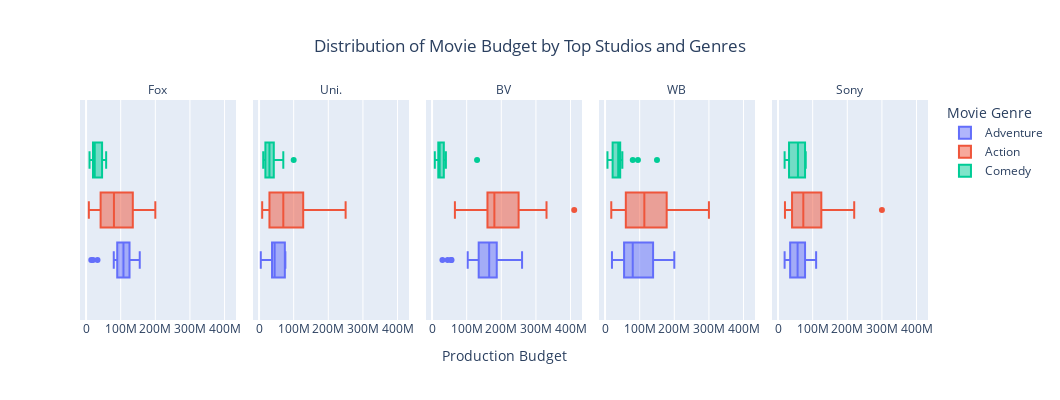

The notebook cell saved with this chart:
### Code cell
#Create a box plot with Ploty which highlights the distribution of movie budget \
#produced by top genres and top studios

fig = px.box(data_frame = top_genres, x= 'production_budget', color = 'genre_1', facet_col = 'studio',
                title = "Distribution of Movie Budget by Top Studios and Genres",
                width=1060, height=400, facet_col_wrap=5,
                labels = {'production_budget': 'Production Budget', 'production_budget': 'Production Budget', 
                          'production_budget': 'Production Budget', 'genre_1': 'Movie Genre'})
             
fig.for_each_annotation(lambda a: a.update(text=a.text.split("=")[1]))
fig.update_layout(xaxis_title='Production Budget',
    title={
        'y':0.9,
        'x':0.5,
        'xanchor': 'center',
        'yanchor': 'top'})

fig['layout']['xaxis1']['title']['text'] = ''
fig['layout']['xaxis2']['title']['text'] = ''
fig['layout']['xaxis4']['title']['text'] = ''
fig['layout']['xaxis5']['title']['text'] = ''


fig.show()

### Figure 1 — Plotly figure (JSON) as saved in the notebook; plotly's stock layout.template omitted (floating-point values rounded to 4 significant figures)
{"data": [{"alignmentgroup": "True", "hovertemplate": "Movie Genre=Adventure<br>studio=Fox<br>Production Budget=%{x}<extra></extra>", "legendgroup": "Adventure", "marker": {"color": "#636efa"}, "name": "Adventure", "notched": false, "offsetgroup": "Adventure", "orientation": "h", "showlegend": true, "type": "box", "x": [91000000, 120000000, 15000000, 100000000, 145000000, 155000000, 20000000, 112000000, 90000000, 125000000, 80000000, 95000000, 125000000, 90000000, 135000000, 132000000, 130000000, 99000000, 127000000, 33000000, 90000000, 111000000, 105000000, 108000000, 125000000], "x0": " ", "xaxis": "x", "y0": " ", "yaxis": "y"}, {"alignmentgroup": "True", "hovertemplate": "Movie Genre=Adventure<br>studio=Uni.<br>Production Budget=%{x}<extra></extra>", "legendgroup": "Adventure", "marker": {"color": "#636efa"}, "name": "Adventure", "notched": false, "offsetgroup": "Adventure", "orientation": "h", "showlegend": false, "type": "box", "x": [30000000, 40000000, 40000000, 50000000, 63000000, 76000000, 35000000, 40000000, 74000000, 75000000, 75000000, 5000000], "x0": " ", "xaxis": "x2", "y0": " ", "yaxis": "y2"}, {"alignmentgroup": "True", "hovertemplate": "Movie Genre=Adventure<br>studio=BV<br>Production Budget=%{x}<extra></extra>", "legendgroup": "Adventure", "marker": {"color": "#636efa"}, "name": "Adventure", "notched": false, "offsetgroup": "Adventure", "orientation": "h", "showlegend": false, "type": "box", "x": [260000000, 200000000, 45000000, 200000000, 185000000, 150000000, 30000000, 200000000, 103000000, 165000000, 187500000, 175000000, 56200000, 200000000, 55000000, 150000000, 175000000, 170000000, 150000000, 150000000, 175000000, 140000000, 132900000], "x0": " ", "xaxis": "x3", "y0": " ", "yaxis": "y3"}, {"alignmentgroup": "True", "hovertemplate": "Movie Genre=Adventure<br>studio=WB<br>Production Budget=%{x}<extra></extra>", "legendgroup": "Adventure", "marker": {"color": "#636efa"}, "name": "Adventure", "notched": false, "offsetgroup": "Adventure", "orientation": "h", "showlegend": false, "type": "box", "x": [65000000, 20000000, 80000000, 135000000, 25000000, 150000000, 200000000, 70000000, 80000000], "x0": " ", "xaxis": "x4", "y0": " ", "yaxis": "y4"}, {"alignmentgroup": "True", "hovertemplate": "Movie Genre=Adventure<br>studio=Sony<br>Production Budget=%{x}<extra></extra>", "legendgroup": "Adventure", "marker": {"color": "#636efa"}, "name": "Adventure", "notched": false, "offsetgroup": "Adventure", "orientation": "h", "showlegend": false, "type": "box", "x": [110000000, 58000000, 85000000, 55000000, 19000000, 78000000, 110000000, 60000000, 25000000, 20000000, 50000000, 50000000, 65000000, 35000000], "x0": " ", "xaxis": "x5", "y0": " ", "yaxis": "y5"}, {"alignmentgroup": "True", "hovertemplate": "Movie Genre=Action<br>studio=Fox<br>Production Budget=%{x}<extra></extra>", "legendgroup": "Action", "marker": {"color": "#EF553B"}, "name": "Action", "notched": false, "offsetgroup": "Action", "orientation": "h", "showlegend": true, "type": "box", "x": [110000000, 95000000, 135000000, 58000000, 12500000, 160000000, 55000000, 93000000, 45000000, 40000000, 115000000, 58000000, 32000000, 120000000, 140000000, 65000000, 92000000, 67500000, 165000000, 35000000, 145000000, 135000000, 34000000, 200000000, 38000000, 170000000, 140000000, 42000000, 43000000, 35000000, 69000000, 178000000, 152000000, 61000000, 34000000, 8000000, 104000000, 110000000], "x0": " ", "xaxis": "x", "y0": " ", "yaxis": "y"}, {"alignmentgroup": "True", "hovertemplate": "Movie Genre=Action<br>studio=Uni.<br>Production Budget=%{x}<extra></extra>", "legendgroup": "Action", "marker": {"color": "#EF553B"}, "name": "Action", "notched": false, "offsetgroup": "Action", "orientation": "h", "showlegend": false, "type": "box", "x": [28000000, 215000000, 85000000, 130000000, 160000000, 70000000, 100000000, 210000000, 32000000, 40000000, 125000000, 15000000, 61000000, 175000000, 25000000, 38000000, 220000000, 10000000, 120000000, 25000000, 10000000, 100000000, 125000000, 85000000, 45000000, 28000000, 170000000, 50000000, 70000000, 190000000, 40000000, 40000000, 9000000, 50000000, 10000000, 120000000, 250000000, 170000000, 125000000, 13000000], "x0": " ", "xaxis": "x2", "y0": " ", "yaxis": "y2"}, {"alignmentgroup": "True", "hovertemplate": "Movie Genre=Action<br>studio=BV<br>Production Budget=%{x}<extra></extra>", "legendgroup": "Action", "marker": {"color": "#EF553B"}, "name": "Action", "notched": false, "offsetgroup": "Action", "orientation": "h", "showlegend": false, "type": "box", "x": [275000000, 110000000, 130000000, 160000000, 275000000, 165000000, 410600000, 200000000, 180000000, 230000000, 200000000, 170000000, 170000000, 150000000, 170000000, 70000000, 165000000, 66000000, 330600000, 250000000, 180000000, 200000000, 200000000, 275000000, 300000000, 130000000], "x0": " ", "xaxis": "x3", "y0": " ", "yaxis": "y3"}, {"alignmentgroup": "True", "hovertemplate": "Movie Genre=Action<br>studio=WB<br>Production Budget=%{x}<extra></extra>", "legendgroup": "Action", "marker": {"color": "#EF553B"}, "name": "Action", "notched": false, "offsetgroup": "Action", "orientation": "h", "showlegend": false, "type": "box", "x": [150000000, 25000000, 225000000, 180000000, 300000000, 75000000, 80000000, 47000000, 200000000, 100000000, 85000000, 60000000, 275000000, 90000000, 102000000, 160000000, 37000000, 175000000, 100000000, 150000000, 40000000, 35000000, 160000000, 125000000, 60000000, 179000000, 178000000, 150000000, 190000000, 150000000, 175000000, 100000000, 40000000, 58000000, 50000000, 100000000, 18000000, 250000000, 185000000, 50000000, 178000000, 150000000], "x0": " ", "xaxis": "x4", "y0": " ", "yaxis": "y4"}, {"alignmentgroup": "True", "hovertemplate": "Movie Genre=Action<br>studio=Sony<br>Production Budget=%{x}<extra></extra>", "legendgroup": "Action", "marker": {"color": "#EF553B"}, "name": "Action", "notched": false, "offsetgroup": "Action", "orientation": "h", "showlegend": false, "type": "box", "x": [55000000, 130000000, 220000000, 110000000, 45000000, 200000000, 40000000, 42000000, 100000000, 100000000, 35000000, 28000000, 42000000, 60000000, 130000000, 49000000, 200000000, 73000000, 90000000, 175000000, 90000000, 50000000, 38000000, 150000000, 300000000, 75000000, 20000000, 35000000, 38000000, 77000000, 35000000], "x0": " ", "xaxis": "x5", "y0": " ", "yaxis": "y5"}, {"alignmentgroup": "True", "hovertemplate": "Movie Genre=Comedy<br>studio=Fox<br>Production Budget=%{x}<extra></extra>", "legendgroup": "Comedy", "marker": {"color": "#00cc96"}, "name": "Comedy", "notched": false, "offsetgroup": "Comedy", "orientation": "h", "showlegend": true, "type": "box", "x": [30000000, 20000000, 48000000, 25000000, 41000000, 15000000, 55000000, 25000000, 50000000, 50000000, 18000000, 20000000, 22000000, 58000000, 35000000, 12000000, 38000000, 10000000, 22000000], "x0": " ", "xaxis": "x", "y0": " ", "yaxis": "y"}, {"alignmentgroup": "True", "hovertemplate": "Movie Genre=Comedy<br>studio=Uni.<br>Production Budget=%{x}<extra></extra>", "legendgroup": "Comedy", "marker": {"color": "#00cc96"}, "name": "Comedy", "notched": false, "offsetgroup": "Comedy", "orientation": "h", "showlegend": false, "type": "box", "x": [22000000, 100000000, 30000000, 19000000, 32500000, 52000000, 70000000, 30000000, 50000000, 50000000, 32500000, 30000000, 17000000, 18000000, 17000000, 12000000, 21000000, 68000000, 29000000, 29000000, 35000000, 28000000, 18000000, 15000000, 35000000, 17000000, 45000000], "x0": " ", "xaxis": "x2", "y0": " ", "yaxis": "y2"}, {"alignmentgroup": "True", "hovertemplate": "Movie Genre=Comedy<br>studio=BV<br>Production Budget=%{x}<extra></extra>", "legendgroup": "Comedy", "marker": {"color": "#00cc96"}, "name": "Comedy", "notched": false, "offsetgroup": "Comedy", "orientation": "h", "showlegend": false, "type": "box", "x": [20000000, 40000000, 8000000, 28000000, 16000000, 22000000, 22000000, 130000000], "x0": " ", "xaxis": "x3", "y0": " ", "yaxis": "y3"}, {"alignmentgroup": "True", "hovertemplate": "Movie Genre=Comedy<br>studio=WB<br>Production Budget=%{x}<extra></extra>", "legendgroup": "Comedy", "marker": {"color": "#00cc96"}, "name": "Comedy", "notched": false, "offsetgroup": "Comedy", "orientation": "h", "showlegend": false, "type": "box", "x": [35000000, 14000000, 38000000, 150000000, 45000000, 80000000, 12000000, 40000000, 30000000, 27500000, 95000000, 20000000, 7000000, 50000000, 40000000, 14500000, 40000000, 40000000, 30000000], "x0": " ", "xaxis": "x4", "y0": " ", "yaxis": "y4"}, {"alignmentgroup": "True", "hovertemplate": "Movie Genre=Comedy<br>studio=Sony<br>Production Budget=%{x}<extra></extra>", "legendgroup": "Comedy", "marker": {"color": "#00cc96"}, "name": "Comedy", "notched": false, "offsetgroup": "Comedy", "orientation": "h", "showlegend": false, "type": "box", "x": [79000000, 80000000, 57500000, 37000000, 19000000, 75000000, 30000000, 40000000, 70000000, 80000000, 20000000], "x0": " ", "xaxis": "x5", "y0": " ", "yaxis": "y5"}], "layout": {"annotations": [{"font": {}, "showarrow": false, "text": "Fox", "x": 0.092, "xanchor": "center", "xref": "paper", "y": 1, "yanchor": "bottom", "yref": "paper"}, {"font": {}, "showarrow": false, "text": "Uni.", "x": 0.296, "xanchor": "center", "xref": "paper", "y": 1, "yanchor": "bottom", "yref": "paper"}, {"font": {}, "showarrow": false, "text": "BV", "x": 0.5, "xanchor": "center", "xref": "paper", "y": 1, "yanchor": "bottom", "yref": "paper"}, {"font": {}, "showarrow": false, "text": "WB", "x": 0.704, "xanchor": "center", "xref": "paper", "y": 1, "yanchor": "bottom", "yref": "paper"}, {"font": {}, "showarrow": false, "text": "Sony", "x": 0.908, "xanchor": "center", "xref": "paper", "y": 1, "yanchor": "bottom", "yref": "paper"}], "boxmode": "group", "height": 400, "legend": {"title": {"text": "Movie Genre"}, "tracegroupgap": 0}, "title": {"text": "Distribution of Movie Budget by Top Studios and Genres", "x": 0.5, "xanchor": "center", "y": 0.9, "yanchor": "top"}, "width": 1060, "xaxis": {"anchor": "y", "domain": [0, 0.184], "title": {"text": ""}}, "xaxis2": {"anchor": "y2", "domain": [0.204, 0.388], "matches": "x", "title": {"text": ""}}, "xaxis3": {"anchor": "y3", "domain": [0.408, 0.592], "matches": "x", "title": {"text": "Production Budget"}}, "xaxis4": {"anchor": "y4", "domain": [0.612, 0.796], "matches": "x", "title": {"text": ""}}, "xaxis5": {"anchor": "y5", "domain": [0.816, 1], "matches": "x", "title": {"text": ""}}, "yaxis": {"anchor": "x", "domain": [0, 1]}, "yaxis2": {"anchor": "x2", "domain": [0, 1], "matches": "y", "showticklabels": false}, "yaxis3": {"anchor": "x3", "domain": [0, 1], "matches": "y", "showticklabels": false}, "yaxis4": {"anchor": "x4", "domain": [0, 1], "matches": "y", "showticklabels": false}, "yaxis5": {"anchor": "x5", "domain": [0, 1], "matches": "y", "showticklabels": false}}}
